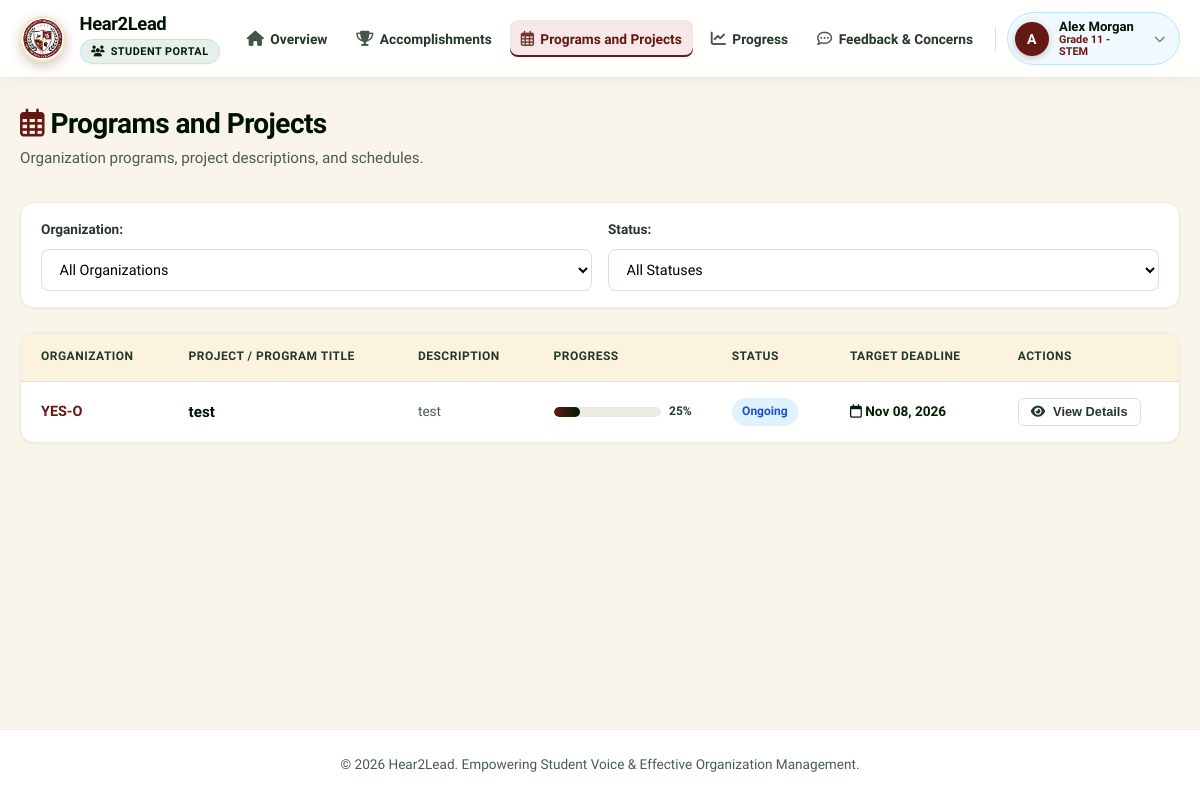
/student/projects.php (signed in), run on the app's committed database.
### tables this page shows
CREATE TABLE IF NOT EXISTS `projects` (
  `id` INT AUTO_INCREMENT PRIMARY KEY,
  `org_id` INT NOT NULL,
  `title` VARCHAR(200) NOT NULL,
  `description` TEXT NOT NULL,
  `status` ENUM('Planning', 'Ongoing', 'Accomplished', 'On Hold') DEFAULT 'Planning',
  `progress_percent` INT DEFAULT 0,
  `start_date` DATE DEFAULT NULL,
  `target_date` DATE DEFAULT NULL,
  `created_at` TIMESTAMP DEFAULT CURRENT_TIMESTAMP,
  FOREIGN KEY (`org_id`) REFERENCES `organizations`(`id`) ON DELETE CASCADE
);

CREATE TABLE IF NOT EXISTS `organizations` (
  `id` INT AUTO_INCREMENT PRIMARY KEY,
  `name` VARCHAR(150) NOT NULL,
  `acronym` VARCHAR(20) NOT NULL,
  `logo` VARCHAR(255) DEFAULT NULL,
  `description` TEXT,
  `category` VARCHAR(50) DEFAULT 'Student Council',
  `created_at` TIMESTAMP DEFAULT CURRENT_TIMESTAMP
);

### student/projects.php (the view, shortened to what this page needs)
<?php
require_once __DIR__ . '/../config/db.php';
include_once __DIR__ . '/../includes/header.php';
$query = "SELECT p.*, o.name as org_name, o.acronym FROM projects p JOIN organizations o ON p.org_id = o.id WHERE 1=1 ";
$query .= "ORDER BY p.target_date ASC";
$projects = $pdo->query($query)->fetchAll();
?>
<div class="page-header">
  <div>
    <h1 class="page-title"><i class="fa-regular fa-calendar-days" style="color: var(--primary);"></i> Programs and Projects</h1>
    <p class="page-subtitle">Organization programs, project descriptions, and schedules.</p>
  </div>
</div>
<div class="filter-bar">
  <form method="GET" action="projects.php" style="display: flex; gap: 1rem; flex-wrap: wrap; width: 100%; align-items: center;">
    <div class="filter-group" style="flex: 1; min-width: 200px;">
      <label class="form-label" style="margin: 0; min-width: 90px;">Organization:</label>
      <select name="org_id" class="form-control" onchange="this.form.submit()">
        <option value="0">All Organizations</option>
      </select>
    </div>
    <div class="filter-group" style="flex: 1; min-width: 200px;">
      <label class="form-label" style="margin: 0; min-width: 60px;">Status:</label>
      <select name="status" class="form-control" onchange="this.form.submit()">
        <option value="">All Statuses</option>
      </select>
    </div>
  </form>
</div>
<div class="table-container">
  <table class="table">
    <thead>
      <tr>
        <th>Organization</th>
        <th>Project / Program Title</th>
        <th>Description</th>
        <th>Progress</th>
        <th>Status</th>
        <th>Target Deadline</th>
        <th>Actions</th>
      </tr>
    </thead>
    <tbody>
      <?php if (empty($projects)): ?>
        <tr>
          <td colspan="7" style="text-align: center; color: var(--gray-500); padding: 2rem;">No projects matching the selected criteria.</td>
        </tr>
      <?php else: ?>
        <?php foreach ($projects as $proj):
          $proj_status_badges = [
            'Accomplished' => 'badge-accomplished',
            'Ongoing' => 'badge-in-progress',
            'Planning' => 'badge-todo'
          ];
          $status_class = $proj_status_badges[$proj['status']] ?? 'badge-planning';
        ?>
          <tr>
            <td><strong style="color: var(--primary);"><?= htmlspecialchars($proj['acronym']) ?></strong></td>
            <td><strong style="font-size: 0.95rem; color: var(--dark);"><?= htmlspecialchars($proj['title']) ?></strong></td>
            <td style="max-width: 300px; font-size: 0.85rem; color: var(--gray-600);">
              <?= htmlspecialchars(mb_strimwidth($proj['description'], 0, 100, '...')) ?>
            </td>
            <td>
              <div style="display: flex; align-items: center; gap: 0.5rem; min-width: 120px;">
                <div class="progress-container" style="margin: 0; flex: 1;">
                  <div class="progress-bar" style="width: <?= $proj['progress_percent'] ?>%;"></div>
                </div>
                <span style="font-size: 0.75rem; font-weight: 700; color: var(--gray-700);"><?= $proj['progress_percent'] ?>%</span>
              </div>
            </td>
            <td><span class="badge <?= $status_class ?>"><?= htmlspecialchars($proj['status']) ?></span></td>
            <td><span style="font-size: 0.85rem; font-weight: 600;"><i class="fa-regular fa-calendar"></i> <?= $proj['target_date'] ? date('M d, Y', strtotime($proj['target_date'])) : 'N/A' ?></span></td>
            <td>
              <button type="button" class="btn btn-secondary btn-sm" onclick="openViewProjectModal(<?= intval($proj['id']) ?>)">
                <i class="fa-solid fa-eye"></i> View Details
              </button>
            </td>
          </tr>
        <?php endforeach; ?>
      <?php endif; ?>
    </tbody>
  </table>
</div>
<?php include_once __DIR__ . '/../includes/footer.php'; ?>

### assets/css/style.css (style rules this page uses)
:root { --primary: #641914; --primary-hover: #4d120e; --primary-light: #f5e8e6; --primary-glow: rgba(100, 25, 20, 0.25); --secondary: #011d06; --secondary-light: #e6efe8; --accent: #641914; --accent-light: #f5e8e6; --dark-green: #001200; --forest-green: #011d06; --success: #15803d; --success-light: #dcfce7; --warning: #b45309; --warning-light: #fef3c7; --danger: #dc2626; --danger-light: #fee2e2; --info: #0284c7; --info-light: #e0f2fe; --dark: #001200; --gray-900: #001200; --gray-800: #011d06; --gray-700: #26382a; --gray-600: #495c4e; --gray-500: #75877a; --gray-400: #adc0b2; --gray-300: #d6e2d8; --gray-200: #edebe4; --gray-100: #fbf3de; --white: #ffffff; --cream: #fbf3de; --cream-light: #fffdf7; --cream-dark: #f3e6c3; --shadow-sm: 0 1px 3px rgba(0, 0, 0, 0.05); --shadow: 0 4px 12px -2px rgba(1, 29, 6, 0.08), 0 2px 6px -1px rgba(0, 0, 0, 0.04); --shadow-md: 0 10px 20px -3px rgba(1, 29, 6, 0.12), 0 4px 8px -2px rgba(0, 0, 0, 0.05); --shadow-lg: 0 20px 25px -5px rgba(0, 18, 0, 0.18), 0 10px 10px -5px rgba(0, 18, 0, 0.04); --radius-sm: 8px; --radius: 14px; --radius-lg: 20px; --radius-full: 9999px; --transition: all 0.25s cubic-bezier(0.4, 0, 0.2, 1); }
* { box-sizing: border-box; margin: 0; padding: 0; }
body { font-family: 'Plus Jakarta Sans', system-ui, -apple-system, BlinkMacSystemFont, "Segoe UI", Roboto, sans-serif; background-color: #f9f5ea; color: var(--dark-green); line-height: 1.6; min-height: 100vh; display: flex; flex-direction: column; -webkit-font-smoothing: antialiased; }
.page-header { margin-bottom: 2rem; display: flex; justify-content: space-between; align-items: center; flex-wrap: wrap; gap: 1.25rem; }
.page-title { font-size: 1.75rem; font-weight: 800; color: var(--dark); letter-spacing: -0.02em; line-height: 1.25; }
.page-subtitle { color: var(--gray-600); font-size: 0.95rem; margin-top: 0.3rem; }
.progress-container { width: 100%; background-color: var(--gray-200); border-radius: var(--radius-full); height: 10px; overflow: hidden; margin: 0.75rem 0 0.4rem 0; }
.progress-bar { height: 100%; background: linear-gradient(90deg, var(--primary), var(--secondary)); border-radius: var(--radius-full); transition: width 0.4s ease; }
.badge { display: inline-flex; align-items: center; gap: 0.3rem; padding: 0.25rem 0.65rem; border-radius: var(--radius-full); font-size: 0.75rem; font-weight: 700; text-transform: capitalize; }
.badge-in-progress { background: var(--info-light); color: #1d4ed8; }
.btn { display: inline-flex; align-items: center; justify-content: center; gap: 0.5rem; padding: 0.65rem 1.25rem; border-radius: var(--radius-sm); font-weight: 700; font-size: 0.9rem; cursor: pointer; border: 1px solid transparent; transition: var(--transition); white-space: nowrap; }
.btn-secondary { background-color: var(--white); color: var(--gray-700); border-color: var(--gray-300); }
.btn-sm { padding: 0.35rem 0.75rem; font-size: 0.8rem; border-radius: 6px; }
.table-container { background: var(--white); border-radius: var(--radius); border: 1px solid var(--gray-200); box-shadow: var(--shadow-sm); overflow-x: auto; margin-bottom: 2rem; -webkit-overflow-scrolling: touch; }
.table { width: 100%; border-collapse: collapse; text-align: left; font-size: 0.9rem; min-width: 650px; }
.table th { background-color: var(--gray-100); padding: 0.9rem 1.25rem; font-weight: 700; color: var(--gray-700); border-bottom: 1px solid var(--gray-300); text-transform: uppercase; font-size: 0.75rem; letter-spacing: 0.5px; }
.table td { padding: 1rem 1.25rem; border-bottom: 1px solid var(--gray-200); color: var(--gray-800); vertical-align: middle; }
.table tr:last-child td { border-bottom: none; }
.form-label { display: block; font-weight: 600; font-size: 0.85rem; color: var(--gray-700); margin-bottom: 0.4rem; }
.form-control { width: 100%; padding: 0.65rem 0.85rem; border: 1px solid var(--gray-300); border-radius: var(--radius-sm); font-size: 0.9rem; font-family: inherit; transition: var(--transition); background: var(--white); }
.filter-bar { background: var(--white); border-radius: var(--radius); padding: 1rem 1.25rem; border: 1px solid var(--gray-200); margin-bottom: 1.5rem; display: flex; gap: 1rem; align-items: center; flex-wrap: wrap; box-shadow: var(--shadow-sm); }
.filter-group { display: flex; align-items: center; gap: 0.5rem; flex-wrap: wrap; }

### data on the page
projects: org.acronym "YES-O", title "test", description "test", progress_percent "25", status "Ongoing", target_date "Nov 08, 2026"

### other printed values
substr($student_name, 0, 1) "A"
$student_name "Alex Morgan"
$student_grade ?: 'Student' "Grade 11 - STEM"
